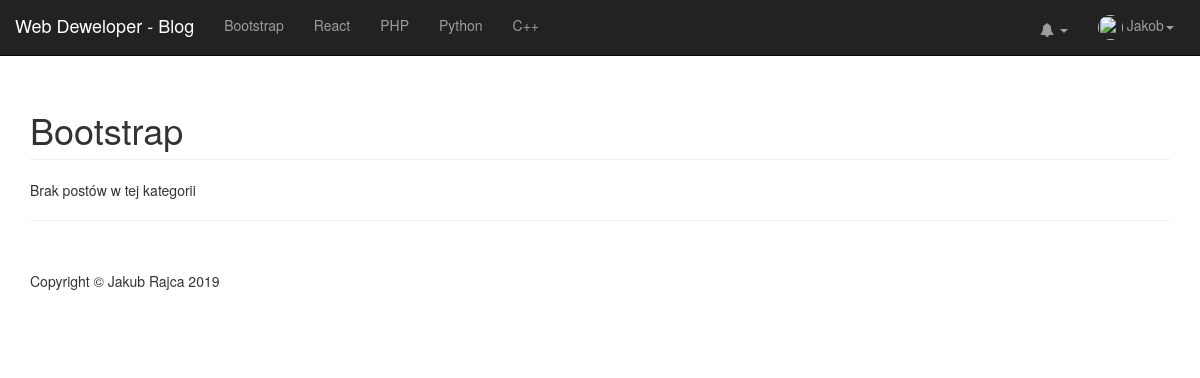
The app's page /category.php?category=1 (signed in) with its own data.
### tables this page shows
CREATE TABLE `categories` (
  `id` int(3) NOT NULL,
  `title` varchar(255) NOT NULL
);

### includes/sections/category_content.php (the view)
<div class="row">
  <div class="col-md-12">
      <?php include 'includes/header.php'; create_header($current_category, ''); ?>
      <article id="blog_posts">
      <?php
      if(isset($posts)){
       foreach($posts as $k => $v) { ?>
        <h2>
            <a href="post.php?id=<?php echo $v['id']; ?>"><?php echo $v['title']; ?></a>
        </h2>
        <p class="lead">
            by <a href="index.php"><?php echo $v['author']; ?></a>
        </p>
        <p><span class="glyphicon glyphicon-time"></span> Posted on <?php echo $v['date']; ?></p>
        <hr>
        <img class="img-responsive post_thumbnail" src="img/uploads/<?php echo $v['img']; ?>" alt="">
        <hr>
        <p><?php if(strlen($v['content']) > 250){echo substr($v['content'],0,250)."...";}else{echo $v['content']."...";} ?></p>
        <a class="btn btn-primary" href="post.php?id=<?php echo $v['id']; ?>">Read More <span class="glyphicon glyphicon-chevron-right"></span></a>
    <?php
       }
     }else{
       echo $post_status;
     }
     ?>
    </article>
  </div>
</div>
<hr>
<?php include "includes/footer.php"; ?>

### includes/nav.php (shortened to what this page needs)
<nav class="navbar navbar-inverse navbar-fixed-top" role="navigation">
    <div class="row">
      <div class="col-lg-10 col-md-8 left">
        <div class="navbar-header">
            <a class="navbar-brand" href="index.php">Web Deweloper - Blog</a>
        </div>
        <div class="collapse navbar-collapse" id="bs-example-navbar-collapse-1">
            <ul class="nav navbar-nav">
              <?php
               $query = "SELECT * FROM categories LIMIT 5";
               $result_categories = mysqli_query($link,$query);
               while ($row = mysqli_fetch_assoc($result_categories)) {
                 $cat_title = $row['title'];
                 $cat_id = $row['id'];
                 echo "<li><a href='category.php?category=$cat_id'>$cat_title</a></li>";
               }
              ?>
            </ul>
        </div>
    </div>
    <div class="col-lg-2 col-md-4 right">
      <ul class="nav navbar-nav">
        <li style="margin-top:2.5%" class="dropdown" id="notification_dropdown">
            <a href="#" style="text-align:center" class="dropdown-toggle" id="notification_dropdown_link" data-toggle="dropdown">
            <i class="fa fa-bell"></i> <b class="caret"></b>
            </a>
        </li>
        <?php
          if(isset($_SESSION["loggedin"]) && $_SESSION["loggedin"] == true){  ?>
            <li class="dropdown">
                <a style="text-align:center;" href="#" class="dropdown-toggle" data-toggle="dropdown"><img id="user_avatar" src="img/uploads/<?php echo $_SESSION['thumb']; ?>"><?php echo ' '.$_SESSION['username']; ?><b class="caret"></b></a>
            </li>
          <?php
        }else{ ?>
          <li><a href="admin">Zaloguj Się</a></li>
          <?php } ?>
      </ul>
    </div>
  </div>
</nav>

### includes/header.php (shortened to what this page needs)
<?php
function create_header(string $title,string $subtitle) : void{ ?>
<h1 class="page-header">
    <?php echo $title ?>
</h1>
<?php } ?>

### css/blog-home.css (style rules this page uses)
body { padding-top: 140px; }
#user_avatar { height: 25px; width: 25px; border-radius: 50%; }
@media (min-width: 992px) { body { padding-top: 70px; } }

### records on screen
categories: title "Bootstrap"
categories: title "React"
categories: title "PHP"
categories: title "Python"
categories: title "C++"

### other values on screen
$_SESSION['username'] "Jakob"
$post_status "Brak postów w tej kategorii"
